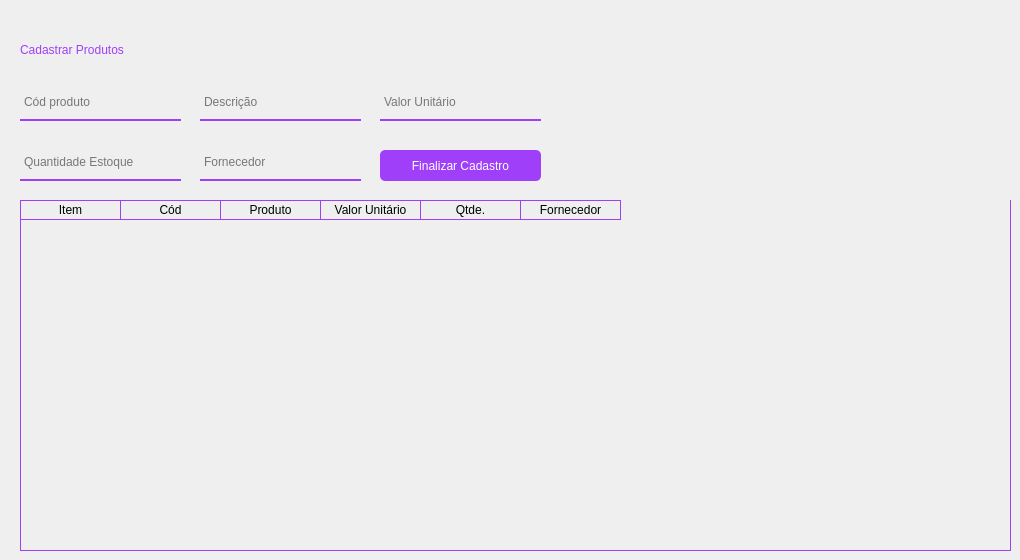
      <widget class="QWidget" name="pg_cadastar_produtos">
       <widget class="QLabel" name="lbl_titulo_cadastrar_produto">
        <property name="geometry">
         <rect>
          <x>20</x>
          <y>30</y>
          <width>241</width>
          <height>41</height>
         </rect>
        </property>
        <property name="styleSheet">
         <string notr="true">font: 16pt &quot;Montserrat&quot;;
color: #9f3ffa;
</string>
        </property>
        <property name="text">
         <string>Cadastrar Produtos</string>
        </property>
        <property name="textFormat">
         <enum>Qt::AutoText</enum>
        </property>
        <property name="wordWrap">
         <bool>false</bool>
        </property>
        <property name="textInteractionFlags">
         <set>Qt::LinksAccessibleByKeyboard|Qt::LinksAccessibleByMouse</set>
        </property>
       </widget>
       <widget class="QTableWidget" name="tabela_cadastro">
        <property name="geometry">
         <rect>
          <x>20</x>
          <y>200</y>
          <width>991</width>
          <height>351</height>
         </rect>
        </property>
        <property name="styleSheet">
         <string notr="true">QTableWidget {
	gridline-color: #9f3ffa;;
	background-color: transparent;
	outline: 0;
	border: 1px solid #9f3ffa;
	border-top: 0px
	
}

QTableWidget::item:selected{
	background-color:#9f3ffa;;
}

QTableWidget::horizontalHeader {	
	background-color: #9f3ffa;
}

QHeaderView::section:horizontal
{
    border: 1px solid #9f3ffa;
	background-color: transparent;
	border-left: 0px;
	color: black;

}
</string>
        </property>
        <property name="frameShape">
         <enum>QFrame::Panel</enum>
        </property>
        <property name="frameShadow">
         <enum>QFrame::Sunken</enum>
        </property>
        <property name="editTriggers">
         <set>QAbstractItemView::SelectedClicked</set>
        </property>
        <property name="tabKeyNavigation">
         <bool>true</bool>
        </property>
        <property name="showDropIndicator" stdset="0">
         <bool>false</bool>
        </property>
        <property name="alternatingRowColors">
         <bool>false</bool>
        </property>
        <property name="selectionMode">
         <enum>QAbstractItemView::ExtendedSelection</enum>
        </property>
        <property name="gridStyle">
         <enum>Qt::SolidLine</enum>
        </property>
        <property name="sortingEnabled">
         <bool>true</bool>
        </property>
        <attribute name="verticalHeaderVisible">
         <bool>false</bool>
        </attribute>
        <attribute name="verticalHeaderShowSortIndicator" stdset="0">
         <bool>false</bool>
        </attribute>
        <attribute name="verticalHeaderStretchLastSection">
         <bool>false</bool>
        </attribute>
        <column>
         <property name="text">
          <string>Item</string>
         </property>
        </column>
        <column>
         <property name="text">
          <string>Cód</string>
         </property>
        </column>
        <column>
         <property name="text">
          <string>Produto</string>
         </property>
        </column>
        <column>
         <property name="text">
          <string>Valor Unitário</string>
         </property>
        </column>
        <column>
         <property name="text">
          <string>Qtde.</string>
         </property>
        </column>
        <column>
         <property name="text">
          <string>Fornecedor</string>
         </property>
        </column>
       </widget>
       <widget class="QLineEdit" name="line_codigo_produto_cadastrar">
        <property name="geometry">
         <rect>
          <x>20</x>
          <y>90</y>
          <width>161</width>
          <height>31</height>
         </rect>
        </property>
        <property name="styleSheet">
         <string notr="true">background-color: rgba(0, 0 , 0, 0);
border: 2px solid rgba(0,0,0,0);
border-bottom-color: rgb(159, 63, 250);
color: rgb(0,0,0);
padding-bottom: 8px;
border-radius: 0px;
font: 10pt &quot;Montserrat&quot;;</string>
        </property>
        <property name="placeholderText">
         <string>Cód produto</string>
        </property>
        <property name="clearButtonEnabled">
         <bool>true</bool>
        </property>
       </widget>
       <widget class="QLineEdit" name="line_descricao_cadastrar">
        <property name="geometry">
         <rect>
          <x>200</x>
          <y>90</y>
          <width>161</width>
          <height>31</height>
         </rect>
        </property>
        <property name="styleSheet">
         <string notr="true">background-color: rgba(0, 0 , 0, 0);
border: 2px solid rgba(0,0,0,0);
border-bottom-color: rgb(159, 63, 250);
color: rgb(0,0,0);
padding-bottom: 8px;
border-radius: 0px;
font: 10pt &quot;Montserrat&quot;;</string>
        </property>
        <property name="placeholderText">
         <string>Descrição</string>
        </property>
        <property name="clearButtonEnabled">
         <bool>true</bool>
        </property>
       </widget>
       <widget class="QLineEdit" name="line_valor_cadastrar">
        <property name="geometry">
         <rect>
          <x>380</x>
          <y>90</y>
          <width>161</width>
          <height>31</height>
         </rect>
        </property>
        <property name="styleSheet">
         <string notr="true">background-color: rgba(0, 0 , 0, 0);
border: 2px solid rgba(0,0,0,0);
border-bottom-color: rgb(159, 63, 250);
color: rgb(0,0,0);
padding-bottom: 8px;
border-radius: 0px;
font: 10pt &quot;Montserrat&quot;;</string>
        </property>
        <property name="placeholderText">
         <string>Valor Unitário</string>
        </property>
        <property name="clearButtonEnabled">
         <bool>true</bool>
        </property>
       </widget>
       <widget class="QLineEdit" name="line_qtde_cadastrar">
        <property name="geometry">
         <rect>
          <x>20</x>
          <y>150</y>
          <width>161</width>
          <height>31</height>
         </rect>
        </property>
        <property name="styleSheet">
         <string notr="true">background-color: rgba(0, 0 , 0, 0);
border: 2px solid rgba(0,0,0,0);
border-bottom-color: rgb(159, 63, 250);
color: rgb(0,0,0);
padding-bottom: 8px;
border-radius: 0px;
font: 10pt &quot;Montserrat&quot;;</string>
        </property>
        <property name="placeholderText">
         <string>Quantidade Estoque</string>
        </property>
        <property name="clearButtonEnabled">
         <bool>true</bool>
        </property>
       </widget>
       <widget class="QLineEdit" name="line_fornecedor_cadastrar">
        <property name="geometry">
         <rect>
          <x>200</x>
          <y>150</y>
          <width>161</width>
          <height>31</height>
         </rect>
        </property>
        <property name="styleSheet">
         <string notr="true">background-color: rgba(0, 0 , 0, 0);
border: 2px solid rgba(0,0,0,0);
border-bottom-color: rgb(159, 63, 250);
color: rgb(0,0,0);
padding-bottom: 8px;
border-radius: 0px;
font: 10pt &quot;Montserrat&quot;;</string>
        </property>
        <property name="placeholderText">
         <string>Fornecedor</string>
        </property>
        <property name="clearButtonEnabled">
         <bool>true</bool>
        </property>
       </widget>
       <widget class="QPushButton" name="btn_finalizar_cadastro">
        <property name="geometry">
         <rect>
          <x>380</x>
          <y>150</y>
          <width>161</width>
          <height>31</height>
         </rect>
        </property>
        <property name="styleSheet">
         <string notr="true">QPushButton {
border: 2px;
background-color: rgb(159, 63, 250);
color: white;
border-radius: 5px;
font: 10pt &quot;Montserrat&quot;;
outline: 0;
}

QPushButton:hover {
	background-color: rgb(197, 62, 255);
}
</string>
        </property>
        <property name="text">
         <string>Finalizar Cadastro</string>
        </property>
       </widget>
      </widget>
